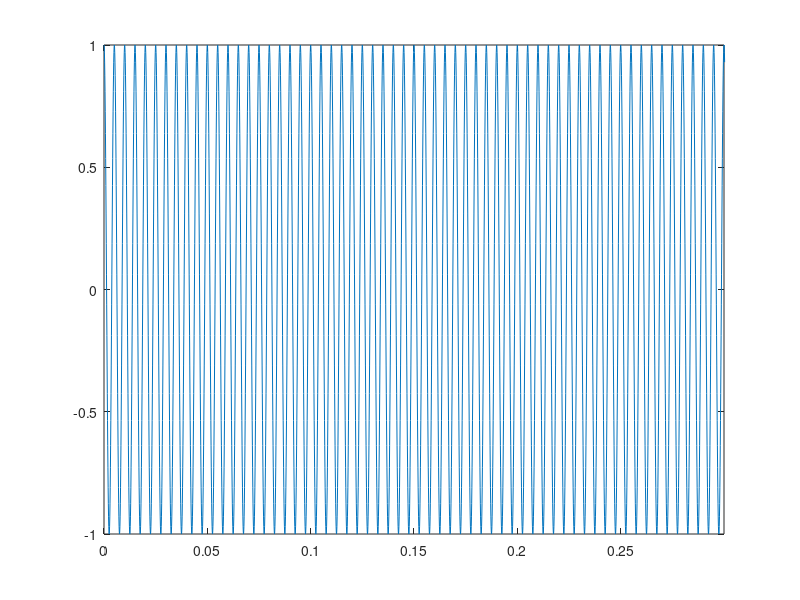

Write the MATLAB code that produced this figure. (Note: this script raises an error after producing the figure.)
% L.B.I.P Thilakasiri - E/16/367
% EE357 Communication Systems: Laboratary 02 - Frequency Modulation

% General Specifications
fc = 200;      % carrier freq
fm = 10;       % message freq
fs = 10000;                          
t1 = 0:1/fs:4;  
len = length(t1);

% beta values for a) b) c) d) e) f)
beta = {0,0.25,0.5,1.0,2.405,3.838}; 
kf = 1;
ac = 1;
q = {'a)','b)','c)','d)','e)','f)'};
fn = fs/len;
ff = -fs/2:fn:fs/2-fn;

ct = ac*cos(2*pi*fc.*t1);

for i = 1:6
    
    % message signal specifications
    Am = beta{i}*fm/kf;
    fprintf('Am value for question %s: %d \n', q{i},Am);
    mt = Am*cos(2*pi*fm.*t1);
    
    % FM signal specifications
    fmt = ac*cos(2*pi*fc.*t1 + beta{i}*sin(2*pi*fm.*t1));
    figure (i)
    plot(t1,fmt);
    xlim([0,0.3]);
    title("FM signal for "+ (q{i}));
    xlabel('Time (s)')
    ylabel('Amplitude')
    grid on;

end


for i = 1:6
    
    % message signal specifications
    Am = beta{i}*fm/kf;
    mt = Am*cos(2*pi*fm.*t1); 
    % FM signal specifications
    fmt = ac*cos(2*pi*fc.*t1 + beta{i}*sin(2*pi*fm.*t1));
    figure (i+6)
    subplot(2, 1, 1);
    plot(t1,fmt);
    xlim([0,0.3]);
    title("FM(t) for "+ (q{i}));
    xlabel('Time (s)')
    ylabel('Amplitude')
    
    fmf = fftshift(fft(fmt));
    
    subplot(2, 1, 2);
    plot(ff/1000, abs(fmf)/len);
    xlim([-0.4,0.4]);
    xlabel('Frequency (kHz)')
    ylabel('|FM(f)|')
    title("FM(f) for "+ (q{i}));
    grid on;

end

beta_q4 = 4;
fm = {20,25,50,65};

for i = 1:4
    
    % message signal specifications
    Am = beta_q4*fm{i}/kf;
    mt = Am*cos(2*pi*fm{i}.*t1); 
    % FM signal specifications
    fmt = ac*cos(2*pi*fc.*t1 + beta{i}*sin(2*pi*fm{i}.*t1));
    figure (i+12)
    subplot(2, 1, 1);
    plot(t1,fmt);
    xlim([0,0.4]);
    title("FM(t) @ beta = "+ beta_q4 +" and fm = "+ num2str(fm{i})+"Hz");
    xlabel('Time (s)')
    ylabel('Amplitude')

    fmf = fftshift(fft(fmt));
    
    subplot(2, 1, 2);
    plot(ff/1000, abs(fmf)/len);
    xlabel('Frequency (kHz)')
    ylabel('|FM(f)|')
    title("FM(f) @ beta = "+ beta_q4 +" and fm = "+ num2str(fm{i})+"Hz");
    grid on;

end